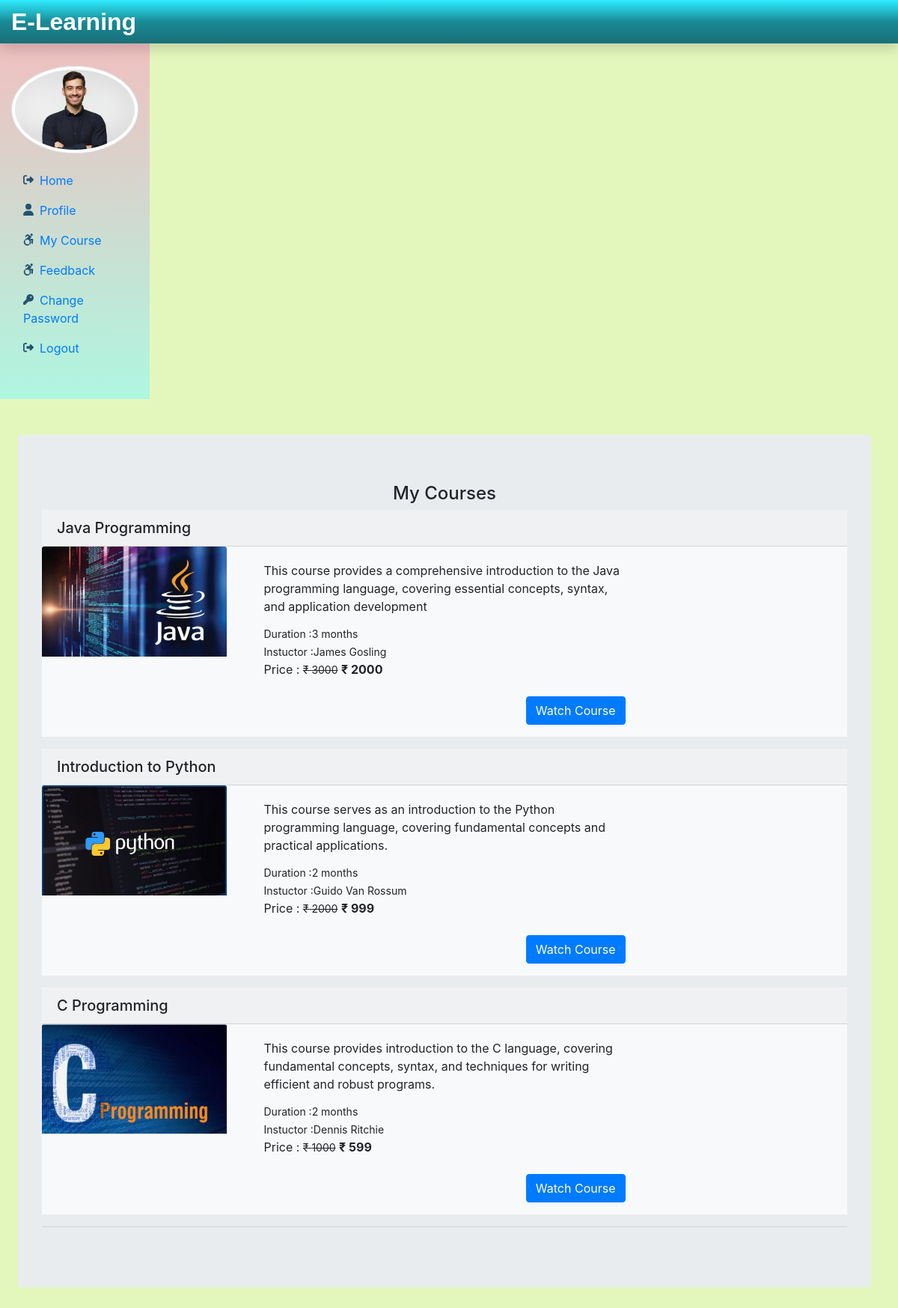
/Student/myCourse.php (signed in), run on the app's committed database.
### tables this page shows
CREATE TABLE `student` (
  `stu_id` int(10) NOT NULL,
  `stu_name` varchar(255) NOT NULL,
  `stu_email` varchar(255) NOT NULL,
  `stu_pass` varchar(255) NOT NULL,
  `stu_occ` varchar(255) NOT NULL,
  `stu_img` text NOT NULL
);

CREATE TABLE `courseorder` (
  `co_id` int(11) NOT NULL,
  `order_id` varchar(255) NOT NULL,
  `stu_email` varchar(255) NOT NULL,
  `course_id` int(11) NOT NULL,
  `status` varchar(255) NOT NULL,
  `amount` int(11) NOT NULL,
  `order_date` date NOT NULL
);

CREATE TABLE `course` (
  `course_id` int(11) NOT NULL,
  `course_name` text NOT NULL,
  `course_desc` text NOT NULL,
  `course_author` varchar(255) NOT NULL,
  `course_img` text NOT NULL,
  `course_duration` text NOT NULL,
  `course_price` int(11) NOT NULL,
  `course_original_price` int(11) NOT NULL
);

### Student/myCourse.php (the view, shortened to what this page needs)
<?php
    include('./stuInclude/header.php');
    include('../dbConnection.php');
?>
<div class="container mt-5 ml-4">
    <div class="row">
        <div class="jumbotron">
            <h4 class="text-center">My Courses</h4>
            <?php
                if(isset($stuLogemail)){
                    $sql = "SELECT co.order_id, c.course_id,c.course_name,c.course_duration,c.course_desc,c.course_img,c.course_author,c.course_original_price,c.course_price FROM courseorder AS co JOIN course AS c ON c.course_id = co.course_id WHERE co.stu_email = '$stuLogemail'";
                    $result = $conn->query($sql);
                    if($result->num_rows > 0){
                        while($row = $result->fetch_assoc()){
            ?>
                            <div class="bg-light mb-3">
                                <h5 class="card-header"><?php echo $row['course_name']; ?></h5>
                                <div class="row">
                                    <div class="col-sm-3">
                                        <img src="<?php echo $row['course_img']; ?>" alt="pic" class="card-img-top">
                                    </div>
                                    <div class="col-sm-6 mb-3">
                                        <div class="card-body">
                                            <p class="card-title"><?php echo $row['course_desc'] ?></p>
                                            <small class="card-text">Duration :<?php echo $row['course_duration'] ?></small><br/>
                                            <small class="card-text">Instuctor :<?php echo $row['course_author'] ?></small><br/>
                                            <p class="card-text d-inline">
                                                Price : <small><del>&#8377 <?php echo $row['course_original_price'] ?></del></small>
                                                <span class="font-weight-bolder">&#8377 <?php echo $row['course_price'] ?></span>
                                            </p>
                                            <a href="watchcourse.php?course_id=<?php echo $row['course_id'] ?>" class="btn btn-primary mt-5 float-right">Watch Course</a>
                                        </div>
                                    </div>
                                </div>
                            </div>
            <?php       }
                    }
                }
            ?>
            <hr/>
        </div>
    </div>
</div>
<?php
include('./stuInclude/footer.php')
?>

### Student/stuInclude/header.php (shortened to what this page needs)
<?php
include_once('../dbConnection.php');
if(isset($_SESSION['is_login'])){
    $stuLogemail =  $_SESSION['stuLogemail'];
}
if(isset($stuLogemail)){
    $sql = "SELECT stu_img FROM student WHERE stu_email = '$stuLogemail'";
    $result = $conn->query($sql);
    $row = $result->fetch_assoc();
    $stu_img = $row['stu_img'];
}
?>
<!DOCTYPE html>
<html lang="en">
<head>
    <link rel="stylesheet" href="../css/bootstrap.min.css">
    <link rel="stylesheet" href="../css/studentstyle.css">
</head>
<body>
    <nav class="navbar navbar-dark fixed-top flex-md-nowrap p-0 shadow" style="background: linear-gradient(#2eedff,#198a95,#1a6f78);">
        <a href="studentProfile.php" class="navbar-brand col-sm-3 col-md-2 mr-0">E-Learning</a>
    </nav>
    <div class="container-fluid mb-5" style="margin-top: 40px;">
        <div class="row">
            <nav class="col-sm-2 bg-light sidebar py-5 d-print-none" style="background: linear-gradient(#e00d0d40,#06f0a64e);">
                <div class="sidebar-sticky">
                    <ul class="nav flex-column">
                        <li class="nav-item mb-3">
                            <img src="<?php echo $stu_img ?>" alt="studentImage" class="img-thumbnail rounded-circle">
                        </li>
                        <li class="nav-item">
                            <a href="../index.php" class="nav-link"><img class="iconsize mr-2" src="../icons/logout.svg" alt="">Home</a>
                        </li>
                        <li class="nav-item">
                            <a class="nav-link" href="studentProfile.php"><img class="iconsize mr-2" src="../icons/user_dashboard.svg" alt="">Profile <span class="sr-only">(current)</span></a>
                        </li>
                        <li class="nav-item">
                            <a href="myCourse.php" class="nav-link"><img class="iconsize mr-2" src="../icons/accessible.svg" alt="">My Course</a>
                        </li>
                        <li class="nav-item">
                            <a href="stuFeedback.php" class="nav-link"><img class="iconsize mr-2" src="../icons/accessible.svg" alt="">Feedback</a>
                        </li>
                        <li class="nav-item">
                            <a href="studentChangePass.php" class="nav-link"><img class="iconsize mr-2" src="../icons/key_dashboard.svg" alt="">Change Password</a>
                        </li>
                        <li class="nav-item">
                            <a href="../logout.php" class="nav-link"><img class="iconsize mr-2" src="../icons/logout.svg" alt="">Logout</a>
                        </li>
                    </ul>
                </div>
            </nav>
</body>
</html>

### css/studentstyle.css (style rules this page uses)
body { background-color: rgba(221, 246, 173, 0.8); }
.navbar-brand { font-family: "Ubuntu",sans-serif; font-size: 2em; font-weight: bold; color: white; }
.iconsize { width: 14px; }
.mr-2, .mx-2 { margin-right: 0.5rem!important; margin-top: -5px; }

### data on the page
student: stu_img (picture)
courseorder: course.course_name "Java Programming", course.course_img (picture), course.course_desc "This course provides a comprehensive introduction to the Java programming language, covering essential concepts, syntax, and application development", course.course_duration "3 months", course.course_author "James Gosling", course.course_original_price "3000", course.course_price "2000"
courseorder: course.course_name "Introduction to Python", course.course_img (picture), course.course_desc "This course serves as an introduction to the Python programming language, covering fundamental concepts and practical applications.", course.course_duration "2 months", course.course_author "Guido Van Rossum", course.course_original_price "2000", course.course_price "999"
courseorder: course.course_name "C Programming", course.course_img (picture), course.course_desc "This course provides introduction to the C language, covering fundamental concepts, syntax, and techniques for writing efficient and robust programs.", course.course_duration "2 months", course.course_author "Dennis Ritchie", course.course_original_price "1000", course.course_price "599"
